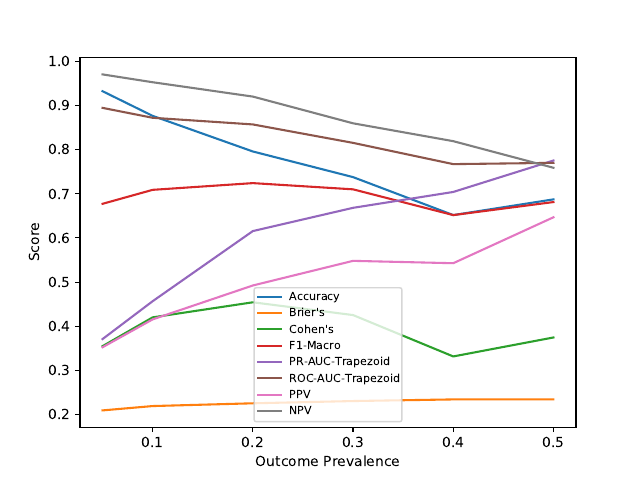

Here is the Python script that generated this plot:
import matplotlib.pyplot as plt
import pandas as pd

df = pd.read_csv("All.csv")
y_values = df.columns.values

x_axis = y_values[0]
ys = ['Accuracy',"Brier's", "Cohen's", "F1-Macro", "PR-AUC-Trapezoid","ROC-AUC-Trapezoid","PPV","NPV"]
for y in ys:
    print(y)
    plt.plot(df[x_axis], df[y])
    plt.ylabel("Score")
    plt.xlabel("Outcome Prevalence")
plt.legend(ys,prop={'size': 8})
plt.savefig("Plot.pdf")